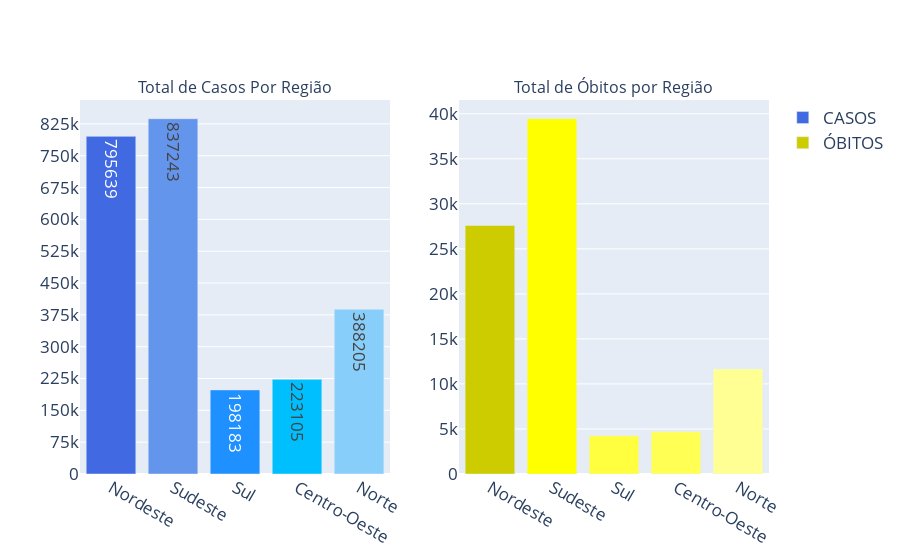

The cell this chart's notebook holds for it:
### Code cell
#gerando um gráfico de barras com go.Bar
from plotly.subplots import make_subplots   #importando método para gerar subplots
plotly()   #chamando a função

trace1 = go.Bar(x = regioes, y = total_de_casos, name = 'CASOS',marker = {'color': colors}, text= total_de_casos)
trace2 = go.Bar(x = regioes, y = total_de_obitos, name = 'ÓBITOS', marker = {'color': colors2})  

fig = make_subplots(rows=1, cols=2,   #criando figura com 1 linha e 2 colunas
                    subplot_titles=['Total de Casos Por Região', 'Total de Óbitos por Região'])

fig.add_trace(trace1, row=1, col=1)   #adicionando trace1 na linha1, coluna1
fig.add_trace(trace2, row=1, col=2)   #adicionando trace2 na linha1, coluna2

fig.update_layout(#xaxis_title = 'Regiões',  #adicionando título ao eixo x
                  #yaxis_title = 'N° de Casos',   #adicionando título ao eixo y
                  yaxis_dtick = 75000,   #alterando quanto varia o eixo y no gráfico
                  font_size = 17,   #alterando tamanho de todos os textos
                  title_font_size = 35,   #alterando tamanho do título
                  xaxis_title_font_size = 23,   #alterando tamanho do título do eixo x
                  yaxis_title_font_size = 23)  #alterando tamanho do título do eixo y
                  

py.iplot(fig)   #plotando data

### Figure 1 — Plotly figure (JSON) as saved in the notebook; plotly's stock layout.template omitted (floating-point values rounded to 4 significant figures)
{"data": [{"name": "CASOS", "yaxis": "y", "text": ["795639", "837243", "198183", "223105", "388205"], "y": [795639, 837243, 198183, 223105, 388205], "xaxis": "x", "marker": {"color": ["#4169E1", "#6495ED", "#1E90FF", "#00BFFF", "#87CEFA"]}, "x": ["Nordeste", "Sudeste", "Sul", "Centro-Oeste", "Norte"], "type": "bar"}, {"name": "ÓBITOS", "yaxis": "y2", "y": [27592, 39449, 4238, 4683, 11656], "xaxis": "x2", "marker": {"color": ["#cccc00", "#ffff00", "#ffff40", "#ffff54", "#ffff94"]}, "x": ["Nordeste", "Sudeste", "Sul", "Centro-Oeste", "Norte"], "type": "bar"}], "layout": {"title": {"font": {"size": 35}}, "yaxis": {"domain": [0, 1], "anchor": "x", "dtick": 75000, "title": {"font": {"size": 23}}}, "xaxis2": {"domain": [0.55, 1], "anchor": "y2"}, "yaxis2": {"domain": [0, 1], "anchor": "x2"}, "xaxis": {"domain": [0, 0.45], "anchor": "y", "title": {"font": {"size": 23}}}, "font": {"size": 17}, "annotations": [{"yanchor": "bottom", "xref": "paper", "xanchor": "center", "yref": "paper", "text": "Total de Casos Por Região", "y": 1, "x": 0.225, "font": {"size": 16}, "showarrow": false}, {"yanchor": "bottom", "xref": "paper", "xanchor": "center", "yref": "paper", "text": "Total de Óbitos por Região", "y": 1, "x": 0.775, "font": {"size": 16}, "showarrow": false}]}}
